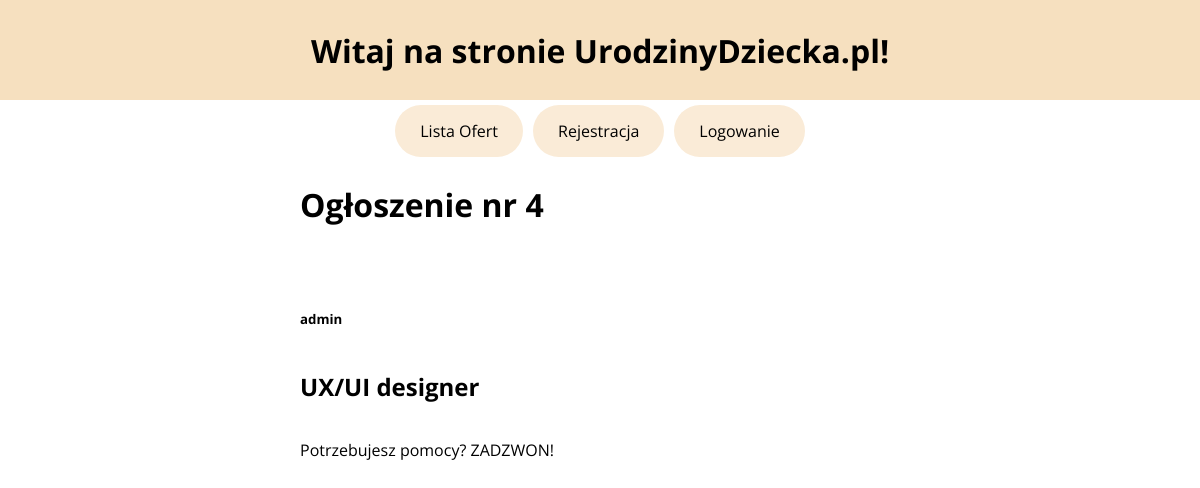
Page /ad/4 on the committed database.
### main/models.py (models this page shows, shortened)
class Ad(models.Model):
    username = models.ForeignKey(User, on_delete=models.CASCADE)
    name = models.CharField(max_length=150)
    text = models.TextField(max_length=800)

### main/views.py (the view)
# urls.py: path('ad/<adId>', views.show_offer, name="show_offer"),
def show_offer(request, adId):
    user = request.user
    adData = Ad.objects.get(id = adId)
    print(adData.username)
    if request.method == 'POST':
        message_text = request.POST.get('message_text')
        receiver = User.objects.get(username=adData.username)
        Message.objects.create(sender=user, receiver=receiver, message_text=message_text, offer = adData)
    return render(request, "main/ad.html", {"id":adId, 'adData':adData})

### main/templates/main/ad.html (shortened to what this page needs)
{% extends 'main/base.html' %}
{% block content %}
<h1>Ogłoszenie nr {{id}}<h2>
<h5>{{adData.username}}</h5>
<h2>{{adData.name}}</h2>
<p>{{adData.text}}<p>
{% endblock content %}

### main/static/style.css (style rules this page uses)
* { font-family: "Open Sans", sans-serif; }
body { margin: 0px; }
h1 { color: black; }

### rows in the picture
Ad: username "admin", name "UX/UI designer", text "Potrzebujesz pomocy? ZADZWON!"

### other values in the picture
{{ id }} "4"
